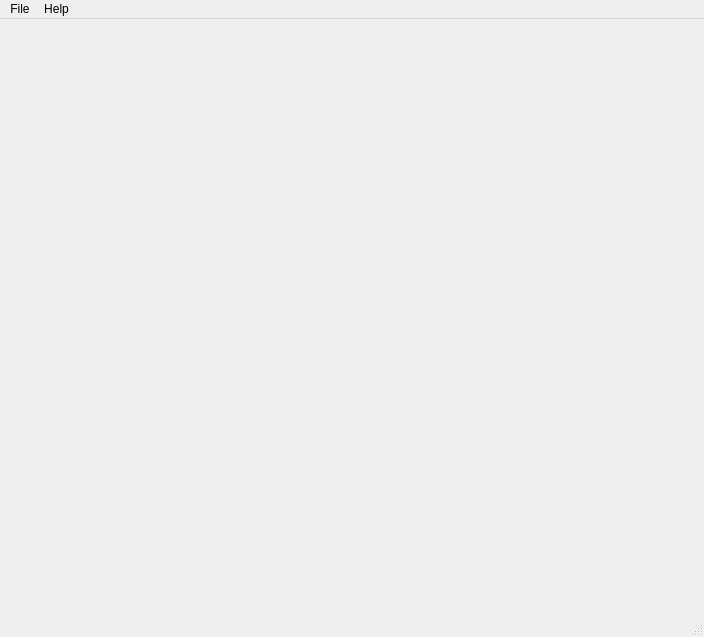
<?xml version="1.0" encoding="UTF-8"?>
<ui version="4.0">
 <class>Student_health_records</class>
 <widget class="QMainWindow" name="Student_health_records">
  <property name="geometry">
   <rect>
    <x>0</x>
    <y>0</y>
    <width>704</width>
    <height>637</height>
   </rect>
  </property>
  <property name="windowTitle">
   <string>Student health records</string>
  </property>
  <property name="windowIcon">
   <iconset>
    <normaloff>../views/icon.jpg</normaloff>../views/icon.jpg</iconset>
  </property>
  <widget class="QWidget" name="centralwidget">
   <layout class="QGridLayout" name="gridLayout"/>
  </widget>
  <widget class="QMenuBar" name="menubar">
   <property name="geometry">
    <rect>
     <x>0</x>
     <y>0</y>
     <width>704</width>
     <height>21</height>
    </rect>
   </property>
   <widget class="QMenu" name="menuFile">
    <property name="title">
     <string>File</string>
    </property>
    <addaction name="actionOpen"/>
    <addaction name="actionSave"/>
    <addaction name="actionSave_as"/>
    <addaction name="actionLog_out"/>
   </widget>
   <widget class="QMenu" name="menuAbout">
    <property name="title">
     <string>Help</string>
    </property>
    <addaction name="separator"/>
    <addaction name="Help_Student_health_records_action"/>
    <addaction name="separator"/>
    <addaction name="About_Student_health_records_action"/>
   </widget>
   <addaction name="menuFile"/>
   <addaction name="menuAbout"/>
  </widget>
  <widget class="QStatusBar" name="statusbar"/>
  <action name="actionOpen">
   <property name="enabled">
    <bool>false</bool>
   </property>
   <property name="text">
    <string>Open</string>
   </property>
  </action>
  <action name="actionSave">
   <property name="enabled">
    <bool>false</bool>
   </property>
   <property name="text">
    <string>Save</string>
   </property>
  </action>
  <action name="actionSave_as">
   <property name="enabled">
    <bool>false</bool>
   </property>
   <property name="text">
    <string>Save as...</string>
   </property>
  </action>
  <action name="actionLog_out">
   <property name="text">
    <string>Log out</string>
   </property>
  </action>
  <action name="Help_Student_health_records_action">
   <property name="enabled">
    <bool>false</bool>
   </property>
   <property name="text">
    <string>Help Student health records</string>
   </property>
  </action>
  <action name="About_Student_health_records_action">
   <property name="text">
    <string>About Student health records</string>
   </property>
  </action>
 </widget>
 <resources/>
 <connections/>
</ui>
